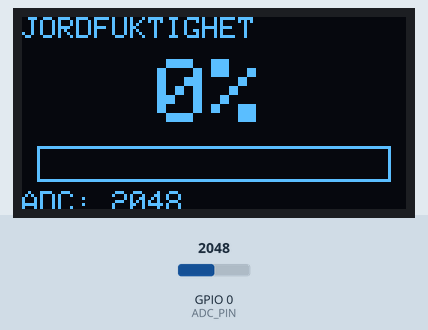
The sketch below on a simulated ESP32-C3. Shown: 128×64 one-colour display. The inputs (shaded band) are chosen by the test bench; at power-on: GPIO 0 (ADC_PIN) = 2048 (analog values on the 0–4095 scale). What the sketch prints to the serial monitor is not drawn.

Above: at 2.2 s.
2.3 s: GPIO 0 (ADC_PIN) set to 2866
At 3.4 s:
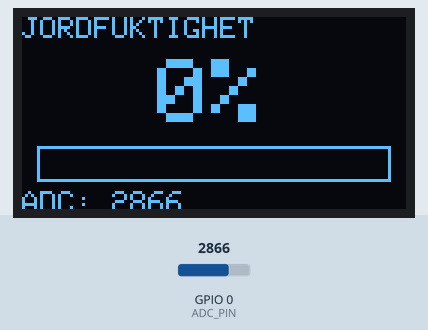
4.1 s: GPIO 0 (ADC_PIN) set to 1264
At 5.0 s:
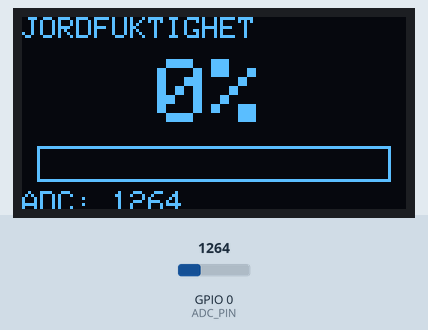
5.7 s: GPIO 0 (ADC_PIN) set to 1141
At 6.6 s:
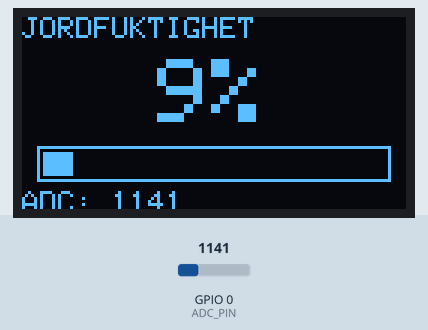
Timing chart, 0 to 8.7 s (numbered marks = the images above; inputs shaded):
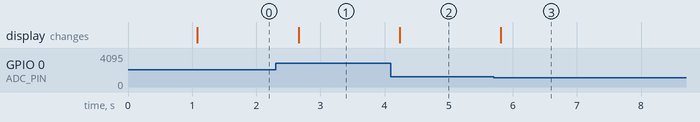

Measured:
- the behaviour switches between 1195 and 1194 on GPIO 0 (ADC_PIN) (found by bisection; images 2 and 3)
- after the input at 2.3 s, the display: changes after 0.36 s (image 1)
- after the input at 4.1 s, the display: changes after 0.14 s (image 2)
- after the input at 5.7 s, the display: changes after 0.11 s (image 3)

The sketch:

soil_moisture_i2c_display.ino
```cpp
#include <Wire.h>
#include <Adafruit_GFX.h>
#include <Adafruit_SSD1306.h>

#define SCREEN_WIDTH 128
#define SCREEN_HEIGHT 64

#define OLED_RESET    -1
#define OLED_ADDRESS  0x3C

// ESP32-C3
#define ADC_PIN 0       // GPIO0
#define SDA_PIN 8       // GPIO8
#define SCL_PIN 7       // GPIO7

Adafruit_SSD1306 display(
  SCREEN_WIDTH,
  SCREEN_HEIGHT,
  &Wire,
  OLED_RESET
);

void setup() {
  Serial.begin(115200);

  // I2C
  Wire.begin(SDA_PIN, SCL_PIN);

  // Starta OLED
  if (!display.begin(SSD1306_SWITCHCAPVCC, OLED_ADDRESS)) {
    Serial.println("Kunde inte hitta OLED!");
    while (1);
  }

  // ADC 12 bit
  analogReadResolution(12);

  display.clearDisplay();
  display.setTextColor(SSD1306_WHITE);

  display.setTextSize(2);
  display.setCursor(15, 20);
  display.println("Startar...");

  display.display();

  delay(1000);
}

void loop() {

  // Läs ADC
  int adcValue = analogRead(ADC_PIN);

  // 1200 = torrt
  // 600  = blött
  int fuktighet = map(adcValue, 1200, 600, 0, 100);

  // Begränsa till 0-100 %
  fuktighet = constrain(fuktighet, 0, 100);


  // =========================
  // SERIAL MONITOR
  // =========================

  Serial.print("ADC: ");
  Serial.print(adcValue);

  Serial.print("   Fuktighet: ");
  Serial.print(fuktighet);
  Serial.println(" %");


  // =========================
  // OLED
  // =========================

  display.clearDisplay();

  // Rubrik
  display.setTextSize(1);
  display.setCursor(0, 0);
  display.println("JORDFUKTIGHET");


  // Fuktighetsprocent
  display.setTextSize(3);

  if (fuktighet < 10) {
    display.setCursor(45, 14);
  }
  else if (fuktighet < 100) {
    display.setCursor(35, 14);
  }
  else {
    display.setCursor(25, 14);
  }

  display.print(fuktighet);
  display.print("%");


  // =========================
  // FUKTIGHETSSTAPEL
  // =========================

  int barX = 5;
  int barY = 43;
  int barWidth = 118;
  int barHeight = 12;

  // Ram
  display.drawRect(
    barX,
    barY,
    barWidth,
    barHeight,
    SSD1306_WHITE
  );

  // Beräkna hur mycket som ska fyllas
  int fillWidth = map(
    fuktighet,
    0,
    100,
    0,
    barWidth - 4
  );

  // Fyll stapeln
  if (fillWidth > 0) {
    display.fillRect(
      barX + 2,
      barY + 2,
      fillWidth,
      barHeight - 4,
      SSD1306_WHITE
    );
  }


  // =========================
  // ADC-VÄRDE
  // =========================

  display.setTextSize(1);
  display.setCursor(0, 58);

  display.print("ADC: ");
  display.print(adcValue);


  // Visa allt
  display.display();

  delay(500);
}
```
